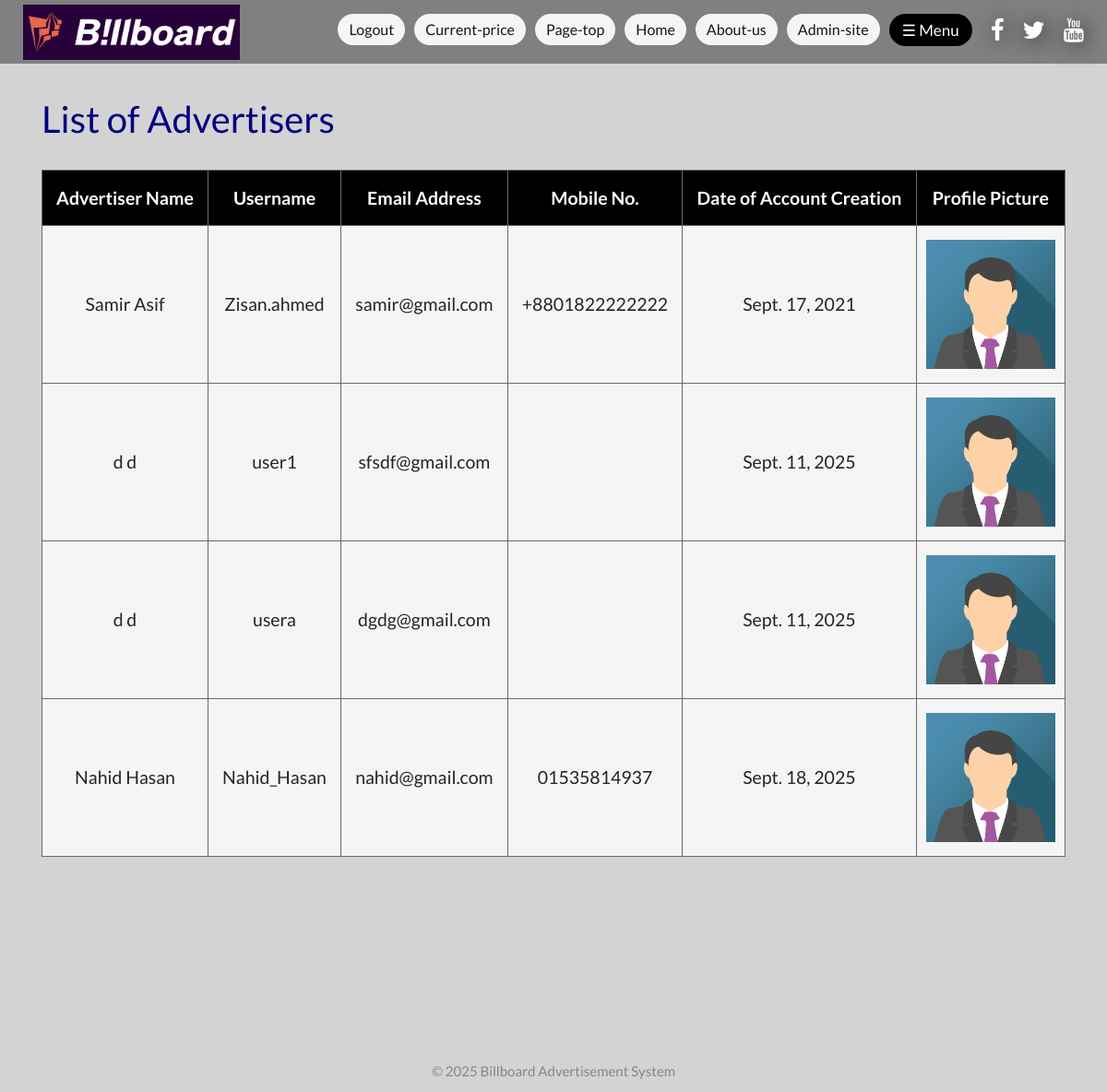
Page /viewAdveriserRecords/ (signed in) on the committed database.
### Billboard_Advertisement/models.py (models this page shows, shortened)
class AdvertiserProfileInfo(models.Model):
    user = models.OneToOneField(User, on_delete=models.CASCADE, blank=True, null=True)
    currentdate = models.DateField(default=timezone.now)
    location = models.CharField(max_length=30, default='', blank=True, null=True, choices=locations)
    mobileNo = models.CharField(max_length=14, default=None, blank=True, null=True)
    profile_picture = models.ImageField(
        upload_to='profiles_pic/Advertiser_profile_pic/',
        blank=True
    )
    is_advertiser = models.BooleanField(default=False)
    objects = models.Manager()
    @property
    def image_url(self):
        if self.profile_picture and hasattr(self.profile_picture, "url"):
            return self.profile_picture.url
        return static("assets/image/Default images/profile_pic/demo_profile_pic2.png")

### Billboard_Advertisement/views.py (the view)
# urls.py: path('viewAdveriserRecords/',views.viewAdveriserRecords, name='viewAdveriserRecords'),
@login_required
def viewAdveriserRecords(request):
    allPosts = AdvertiserProfileInfo.objects.all()
    return render(request, 'view_advertiser_records.html', {'allPosts': allPosts})

### Billboard_Advertisement/grettings.py (called while the page is built)
def give_grettings(request):
    currentTime = datetime.datetime.now()
    if 5 <= currentTime.hour < 12:
        time = 'morning'
    elif 12 <= currentTime.hour < 17:
        time = 'afternoon'
    elif 17 <= currentTime.hour < 21:
        time = 'evening'
    else:
        time = 'night'
    return {
        'time': time
    }

### Billboard_Advertisement/templates/view_advertiser_records.html (shortened to what this page needs)
{% extends 'newBase.html' %}
{% block content %}
<div class="container">
    <body>
    <br><br>
    <h2 style="color: #000080;">List of Advertisers</h2>
    <br>
    <table id="tb" style="font-size:130%">
        <tr>
            <th>Advertiser Name</th>
            <th>Username</th>
            <th>Email Address</th>
            <th>Mobile No.</th>
            <th>Date of Account Creation</th>
            <th>Profile Picture</th>
        </tr>
        {% for a in allPosts %}
        <tr>
            <td>{{a.user.first_name}} {{a.user.last_name}}</td>
            <td>{{a.user}}</td>
            <td>{{a.user.email}}</td>
            <td>{{a.mobileNo}}</td>
            <td>{{a.currentdate}}</td>
            <td style="padding: 15px 10px 15px 10px;"><img src="{{ a.image_url }}" alt="profile picture" style="max-height:140px">
        </tr>
        {% endfor %}
    </table>
    </body>
</div>
{% endblock %}

### Billboard_Advertisement/templates/newBase.html (style rules this page uses)
body { background-color: lightgray; }

### Billboard_Advertisement/templates/view_advertiser_records.html (style rules this page uses)
table, th, td { border: 1px solid dimgray; }
th { padding: 15px; text-align: center; color: white; background-color: black; }
td { padding: 15px; text-align: center; background-color: whitesmoke; }
#tb { width: 100%; background-color: #B0E0E6; }

### rows in the picture
AdvertiserProfileInfo: user.first_name "Samir", user.last_name "Asif", user "Zisan.ahmed", user.email "samir@gmail.com", mobileNo "+8801822222222", currentdate "Sept. 17, 2021", image_url (picture)
AdvertiserProfileInfo: user.first_name "d", user.last_name "d", user "user1", user.email "sfsdf@gmail.com", currentdate "Sept. 11, 2025", image_url (picture)
AdvertiserProfileInfo: user.first_name "d", user.last_name "d", user "usera", user.email "dgdg@gmail.com", currentdate "Sept. 11, 2025", image_url (picture)
AdvertiserProfileInfo: user.first_name "Nahid", user.last_name "Hasan", user "Nahid_Hasan", user.email "nahid@gmail.com", mobileNo "01535814937", currentdate "Sept. 18, 2025"
